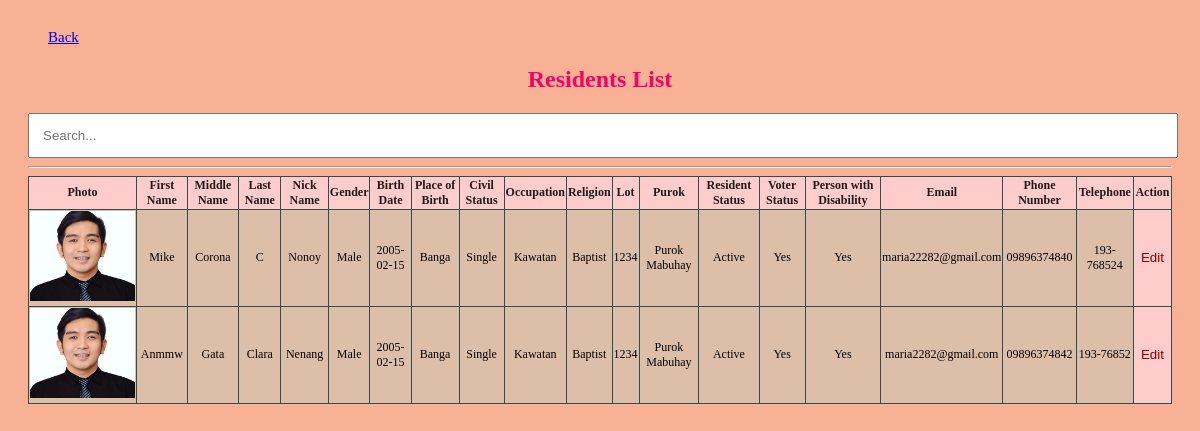
The page /viewr.php on the database its author committed.
### tables this page shows
CREATE TABLE `residents` (
  `id` int(11) NOT NULL,
  `first_name` varchar(255) NOT NULL,
  `middle_name` varchar(255) NOT NULL,
  `last_name` varchar(255) NOT NULL,
  `nick_name` varchar(255) NOT NULL,
  `gender` varchar(255) NOT NULL,
  `birth_date` date NOT NULL,
  `place_of_birth` varchar(255) NOT NULL,
  `civil_status` varchar(255) NOT NULL,
  `occupation` varchar(255) NOT NULL,
  `religion` varchar(255) NOT NULL,
  `lot` varchar(255) NOT NULL,
  `purok` varchar(255) NOT NULL,
  `resident_status` varchar(255) NOT NULL,
  `voter_status` varchar(255) NOT NULL,
  `person_with_disability` varchar(255) NOT NULL,
  `email` varchar(255) NOT NULL,
  `phone_number` varchar(255) NOT NULL,
  `telephone` varchar(255) NOT NULL,
  `photo` varchar(255) NOT NULL
);

### viewr.php (the view, shortened to what this page needs)
<?php
include 'database.php';
$sql = "SELECT * FROM residents ORDER BY last_name ASC";
$result = $conn->query($sql);
?>
<!DOCTYPE html>
<html lang="en">
<head>
    <link rel="stylesheet" href="https://cdnjs.cloudflare.com/ajax/libs/font-awesome/6.6.0/css/all.min.css" />
</head>
<body><a href="manage_residence.php" style="font-size: 15px; margin-left: 10px; padding: 10px;">Back</a>
    <h2 align="center" style="color: #f3036a;">Residents List</h2>
    <input type="text" id="search" placeholder="Search..." onkeyup="filterTable()"> <hr>
    <table>
        <thead>
            <tr>
                <th>Photo</th>
                <th>First Name</th>
                <th>Middle Name</th>
                <th>Last Name</th>
                <th>Nick Name</th>
                <th>Gender</th>
                <th>Birth Date</th>
                <th>Place of Birth</th>
                <th>Civil Status</th>
                <th>Occupation</th>
                <th>Religion</th>
                <th>Lot</th>
                <th>Purok</th>
                <th>Resident Status</th>
                <th>Voter Status</th>
                <th>Person with Disability</th>
                <th>Email</th>
                <th>Phone Number</th>
                <th>Telephone</th>
                <th>Action</th>
            </tr>
        </thead>
        <tbody>
            <?php
            if ($result->num_rows > 0) {
                while ($row = $result->fetch_assoc()) {
                    echo "<tr>";
                    echo "<td><img src='uploads/" . $row['photo'] . "' alt='Resident Photo'></td>";
                    echo "<td>" . $row['first_name'] . "</td>";
                    echo "<td>" . $row['middle_name'] . "</td>";
                    echo "<td>" . $row['last_name'] . "</td>";
                    echo "<td>" . $row['nick_name'] . "</td>";
                    echo "<td>" . $row['gender'] . "</td>";
                    echo "<td>" . $row['birth_date'] . "</td>";
                    echo "<td>" . $row['place_of_birth'] . "</td>";
                    echo "<td>" . $row['civil_status'] . "</td>";
                    echo "<td>" . $row['occupation'] . "</td>";
                    echo "<td>" . $row['religion'] . "</td>";
                    echo "<td>" . $row['lot'] . "</td>";
                    echo "<td>" . $row['purok'] . "</td>";
                    echo "<td>" . $row['resident_status'] . "</td>";
                    echo "<td>" . $row['voter_status'] . "</td>";
                    echo "<td>" . $row['person_with_disability'] . "</td>";
                    echo "<td>" . $row['email'] . "</td>";
                    echo "<td>" . $row['phone_number'] . "</td>";
                    echo "<td>" . $row['telephone'] . "</td>";
                    echo "<td><button style='border: none; background-color: transparent; color: darkred;' onclick='openModal(" . $row['id'] . ")'>Edit</button></td>";
                    echo "</tr>";
                }
            } else {
                echo "<tr><td colspan='20'>No residents found</td></tr>";
            }
            ?>
        </tbody>
    </table>
</body>
</html>

### viewr.php (style rules this page uses)
body { font-family: cursive; background-color: #f8b195; padding: 20px; }
table { width: 100%; border-collapse: collapse; background-color: #ddbea9; font-size: 12px; width:auto; }
table, th, td { border: 1px solid darkslategrey; text-align: center; }
th { background-color: #ffcccc; color: #1c1c1c; }
th:nth-child(20), td:nth-child(20) { background-color: #ffcccc; }
img { width: 105px; height: 90px; object-fit: cover; }
#search { padding: 13px; width: 97.9%; }

### rows shown on the page
residents: photo (picture), first_name "Mike", middle_name "Corona", last_name "C", nick_name "Nonoy", gender "Male", birth_date "2005-02-15", place_of_birth "Banga", civil_status "Single", occupation "Kawatan", religion "Baptist", lot "1234", purok "Purok Mabuhay", resident_status "Active", voter_status "Yes", person_with_disability "Yes", email "maria22282@gmail.com", phone_number "09896374840", telephone "193-768524"
residents: photo (picture), first_name "Anmmw", middle_name "Gata", last_name "Clara", nick_name "Nenang", gender "Male", birth_date "2005-02-15", place_of_birth "Banga", civil_status "Single", occupation "Kawatan", religion "Baptist", lot "1234", purok "Purok Mabuhay", resident_status "Active", voter_status "Yes", person_with_disability "Yes", email "maria2282@gmail.com", phone_number "09896374842", telephone "193-76852"
